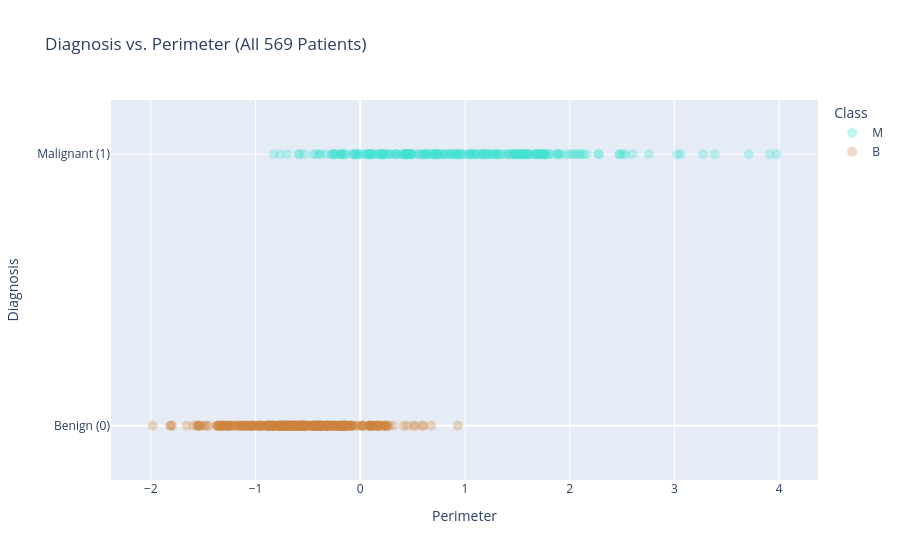

Write notebook code for a chart like this one.
### Markdown cell above
**What do we find?**

* Malignant masses tend to have **larger perimeters**: the average perimeter is about $+0.96$ for malignant masses versus about $-0.57$ for benign ones.
* But the two groups **overlap**. Very small perimeters are almost always benign and very large perimeters are almost always malignant, but in the middle (roughly $-0.5$ to $+0.8$) both diagnoses are common.

Another way to view the same data is to plot the 0/1 response against the explanatory variable:

### Code cell
fig = px.scatter(cancer, x = "Perimeter", y = "Malignant", color = "Class",
                 title = "Diagnosis vs. Perimeter (All 569 Patients)",
                 labels = {"Perimeter": "Perimeter", "Malignant": "Diagnosis"},
                 color_discrete_map = {"B": "peru", "M": "turquoise"},
                 opacity = 0.3,
                 height = 450)

fig.update_traces(marker = dict(size = 10))
fig.update_yaxes(tickvals = [0, 1], ticktext = ["Benign (0)", "Malignant (1)"], range = [-0.2, 1.2])

### Figure 1 — Plotly figure (JSON) as saved in the notebook; plotly's stock layout.template omitted (floating-point values rounded to 4 significant figures; data arrays with more than 128 entries replaced by an {"elided": "..."} marker saying what was removed)
{"data": [{"hovertemplate": "Class=M<br>Perimeter=%{x}<br>Diagnosis=%{y}<extra></extra>", "legendgroup": "M", "marker": {"color": "turquoise", "opacity": 0.3, "size": 10, "symbol": "circle"}, "mode": "markers", "name": "M", "orientation": "v", "showlegend": true, "type": "scatter", "x": {"elided": "212 float values"}, "xaxis": "x", "y": {"elided": "212 int values"}, "yaxis": "y"}, {"hovertemplate": "Class=B<br>Perimeter=%{x}<br>Diagnosis=%{y}<extra></extra>", "legendgroup": "B", "marker": {"color": "peru", "opacity": 0.3, "size": 10, "symbol": "circle"}, "mode": "markers", "name": "B", "orientation": "v", "showlegend": true, "type": "scatter", "x": {"elided": "357 float values"}, "xaxis": "x", "y": {"elided": "357 int values"}, "yaxis": "y"}], "layout": {"autosize": true, "legend": {"title": {"text": "Class"}, "tracegroupgap": 0}, "title": {"text": "Diagnosis vs. Perimeter (All 569 Patients)"}, "xaxis": {"anchor": "y", "autorange": true, "domain": [0, 1], "range": [-2.4, 4.39], "title": {"text": "Perimeter"}, "type": "linear"}, "yaxis": {"anchor": "x", "domain": [0, 1], "range": [-0.2, 1.2], "ticktext": ["Benign (0)", "Malignant (1)"], "tickvals": [0, 1], "title": {"text": "Diagnosis"}, "type": "linear"}}}
